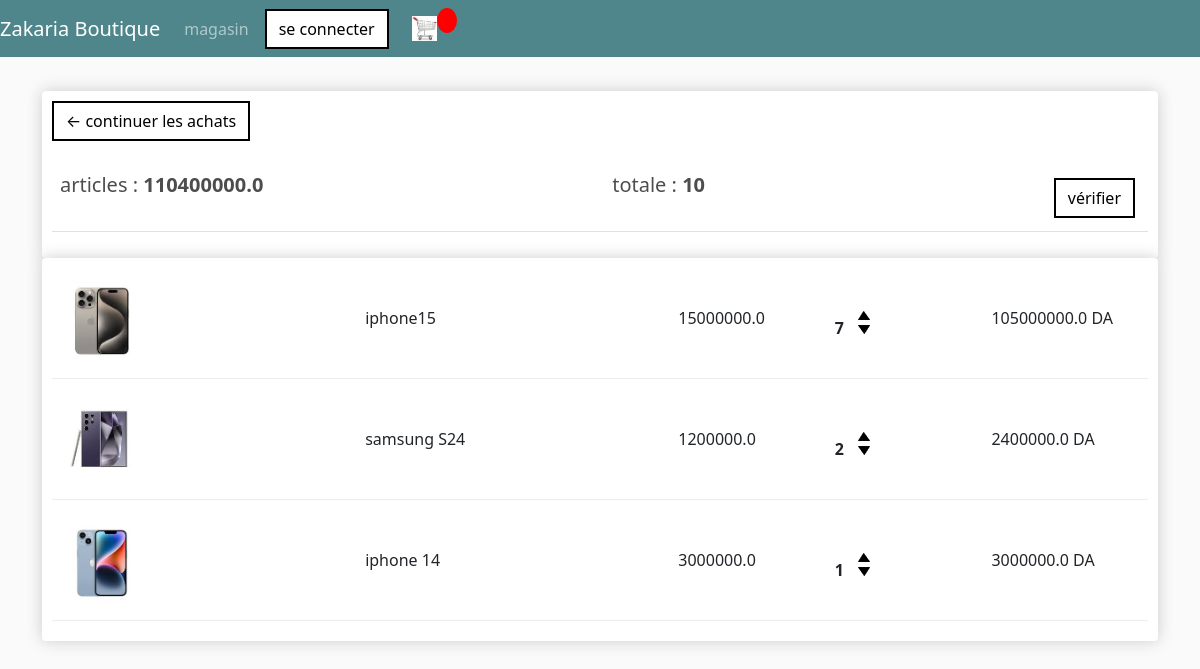
The app's page /cart/ (signed in) with its own data.
### store/models.py (models this page shows, shortened)
class Commande(models.Model):
    Client=models.ForeignKey(Client,null=True,blank=False, on_delete=models.SET_NULL)
    la_date=models.DateTimeField(auto_now_add=True)
    complete=models.BooleanField(default=False, null=True,blank=False)
    transaction_id=models.CharField(max_length=100, null=True)
    def get_cart_total(self):
        articlescommande = self.articlecommande_set.all()
        total = sum([item.gettotal for item in articlescommande])
        return total
    def get_cart_items(self):
        articlescommande = self.articlecommande_set.all()
        total = sum([item.quantite for item in articlescommande])
        return total

class ArticleCommande(models.Model):
    article=models.ForeignKey(Article, null=True,on_delete=models.SET_NULL)
    commande=models.ForeignKey(Commande, null=True, on_delete=models.SET_NULL)
    quantite=models.IntegerField(default=0,null=True, blank=True)
    la_date=models.DateTimeField(auto_now_add=True)
    @property
    def gettotal(self):
        totale = self.article.prix*self.quantite
        return totale

class Article(models.Model):
    name = models.CharField(max_length=50, null=True, blank=True)
    prix = models.FloatField(null=True, blank=True)
    etat = models.BooleanField(default=True, null=True, blank=True)
    image = models.ImageField(null=True, blank=True)  # Reste comme un champ ImageField
    @property
    def imageURL(self):
        try:
            url = self.image.url
        except Exception as e:
            print(f"Erreur lors de la récupération de l'image: {e}")
            url = ''
        return url

### store/views.py (the view)
# urls.py: path('cart/',views.cart,name='cart'),
def cart(request):
    if request.user.is_authenticated:
        client = request.user.client
        commande, created = Commande.objects.get_or_create(Client=client, complete=False)
        articles = commande.articlecommande_set.all()
        cart_total = commande.get_cart_total()
        cart_items = commande.get_cart_items()
    else:
        articles = []
        commande = {'get_cart_total': 0, 'get_cart_items': 0}
        cart_items = commande['get_cart_items']
    context = {'articles': articles, 'commande': commande, 'cartItems': cart_items}
    return render(request, 'store/cart.html', context)

### store/templates/store/cart.html
{% extends 'store/main.html' %}
{% load static %}
{% block content %}
<div class="row">
    <div class="col-lg-12">
        <div class="box-element">
            <a class="btn btn-outline-dark" href="{% url 'store' %}">&#x2190; continuer les achats</a>
            <br>
            <br>
            <table class="table">
                <tr>
                    <th><h5>articles : <strong>{{commande.get_cart_total}}</strong></h5></th>
                    <th><h5>totale : <strong>{{commande.get_cart_items}}</strong></h5></th>
                    <th><a style="float: right; margin: 5px;" class="btn btn-outline-success" href="{% url 'checkout' %}">vérifier</a></th>
                </tr>
            </table>
        </div>
        <div class="box-element">
            {% for item in articles %}
            <div class="cart-row">
                <div style="flex:2" ><img class="row-image" src="{{item.article.imageURL}}"></div>
                <div style="flex:2; margin-top: 1cm;"><p>{{item.article.name}}</p></div>
                <div style="flex:1; margin-top: 1cm;"><p>{{item.article.prix}}</p></div>
                <div style="flex:1; margin-top: 1cm;">
                    <p class="quantity">{{item.quantite}}</p>
                    <div class="quantity">
                        <img class="chg-quantity" src="{% static  'images/up.png' %}">
                        <img class="chg-quantity" src="{% static  'images/down.png' %}">
                    </div>
                </div>
                <div style="flex:1; margin-top: 1cm;"><p>{{item.gettotal}} DA</p></div>
            </div>
            {% endfor %}
        </div>
    </div>
</div>
{% endblock content %}

### store/templates/store/main.html (shortened to what this page needs)
<!DOCTYPE html>
{% load static %}
<html lang="en">
<head>
    <link href="https://cdn.jsdelivr.net/npm/bootstrap@5.3.3/dist/css/bootstrap.min.css" rel="stylesheet">
    <link rel="stylesheet" href="{% static 'css/main.css' %}">
</head>
<body  >
    <nav class="navbar navbar-expand-lg navbar-dark bg-dark">
        <a class="navbar-brand" href="{% url 'store' %}">Zakaria Boutique</a>
        <div class="collapse navbar-collapse" id="navbarSupportedContent">
            <ul class="navbar-nav mr-auto">
                <li class="nav-item active">
                    <a class="nav-link" href="{% url 'store' %}">magasin </a>
                </li>
            </ul>
            <div class="navbar-nav ml-auto d-flex align-items-center">
                <a href="#" class="btn btn-warning mx-2">se connecter</a>
                <a href="{% url 'cart' %}" class="d-flex align-items-center">
                    <img id="cart-icon" src="{% static 'images/chariot.jpg' %}" alt="Cart" class="cart-img">
                </a>
                <p id="cart-total" >{{cart_items}}</p>
            </div>
        </div>
    </nav>
<div class="container">
<br>
{% block content %}
{% endblock content %}
</div>
</body >
</html>

### static/css/main.css (style rules this page uses)
body { background-color: hsl(0, 0%, 98%); }
h1,h2,h3,h4,h5,h6 { color:hsl(0, 0%, 30%); }
.box-element { box-shadow:hsl(0, 0%, 80%) 0 0 16px; background-color: #fff; border-radius: 4px; padding: 10px; }
.bg-dark { background-color: #4f868c!important; }
#cart-icon { width:25px; display: inline-block; margin-left: 15px; }
#cart-total { display: block; text-align: center; color:#fff; background-color: red; width: 20px; height: 25px; border-radius: 50%; font-size: 14px; }
.col-lg-4, .col-lg-6, .col-lg-8, .col-lg-12 { margin-top: 10px; }
.btn { border-radius: 0; color: #000; border: #000; border: 2px solid black; background-color: #fff; }
.row-image { width: 100px; }
.cart-row { display: flex; align-items: flex-stretch; padding-bottom: 10px; margin-bottom: 10px; border-bottom: 1px solid #ececec; }
.quantity { display: inline-block; font-weight: 700; padding-right:10px; }
.chg-quantity { width: 12px; cursor: pointer; display: block; margin-top: 5px; transition:.1s; }

### records on screen
Commande: get_cart_total "110400000.0", get_cart_items "10"
ArticleCommande: article.imageURL (picture), article.name "iphone15", article.prix "15000000.0", quantite "7", gettotal "105000000.0"
ArticleCommande: article.imageURL (picture), article.name "samsung S24", article.prix "1200000.0", quantite "2", gettotal "2400000.0"
ArticleCommande: article.imageURL (picture), article.name "iphone 14", article.prix "3000000.0", quantite "1", gettotal "3000000.0"
